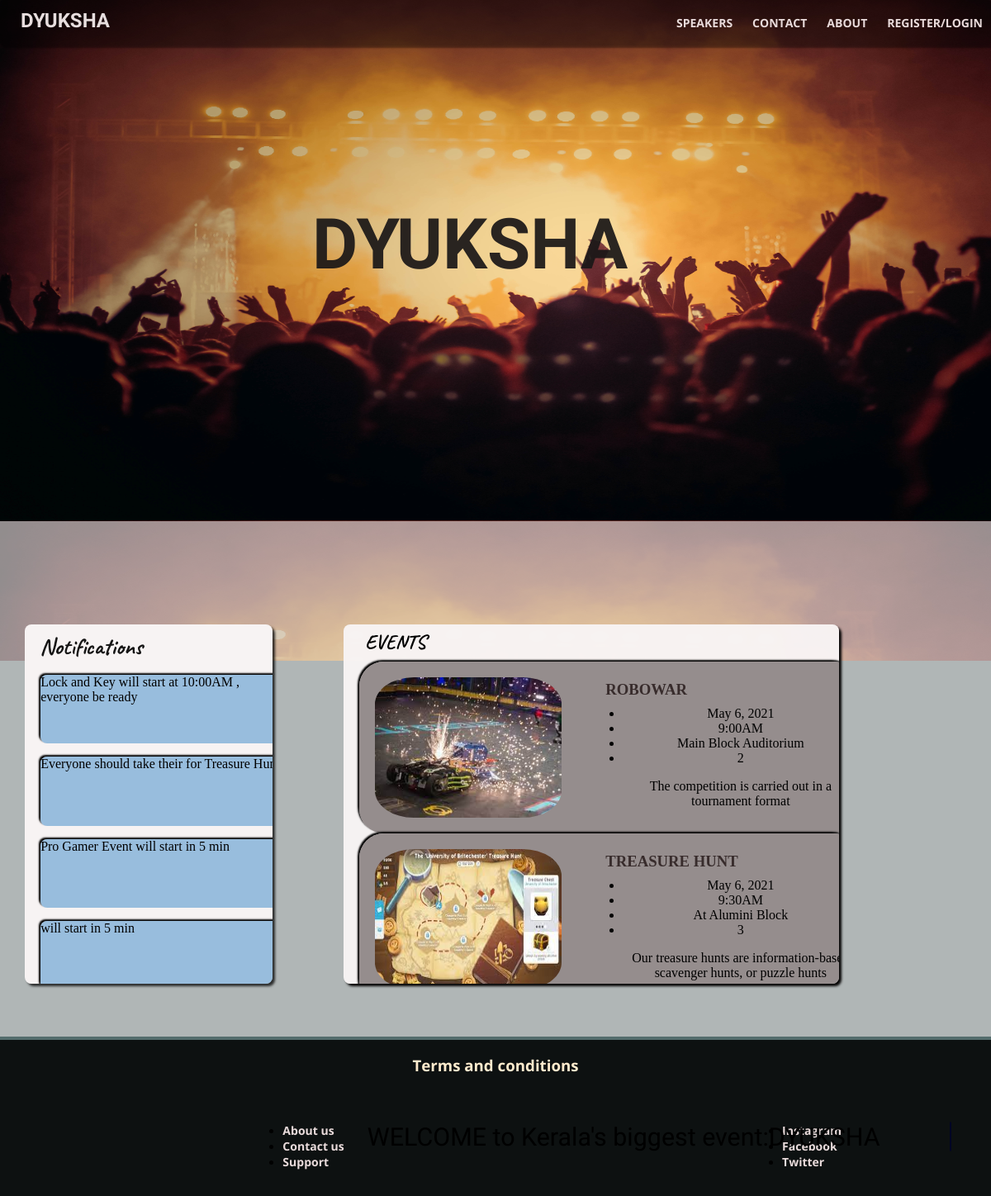
Before: / with the older database file.
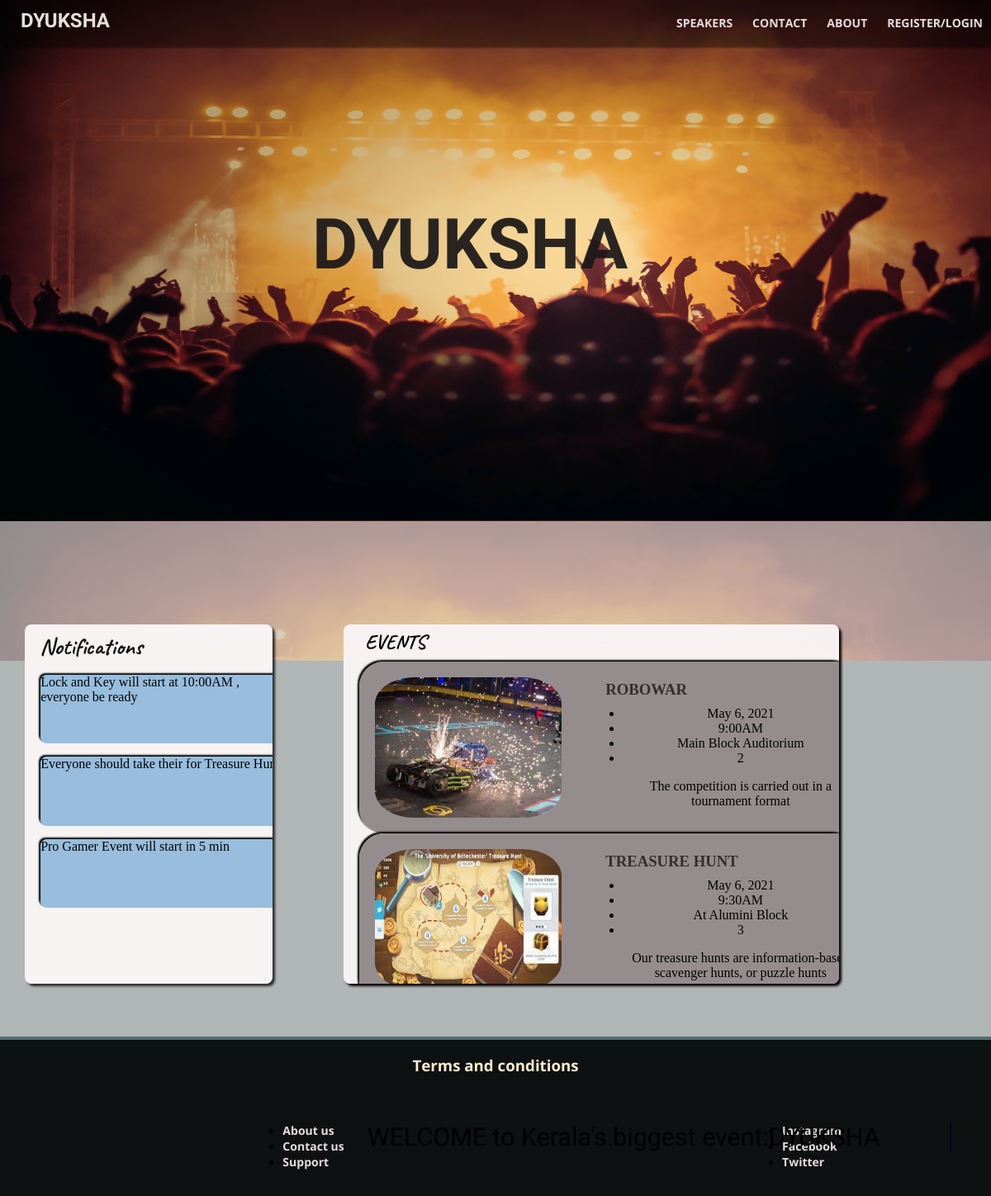
After: the same page with the newer database file.
### homepage/models.py (models this page shows)
class Notifications(models.Model):
    noti = models.CharField(max_length=256)

class EventData(models.Model):
    image = models.ImageField(upload_to='pics')
    event = models.CharField(max_length=255)
    date = models.DateField()
    time = models.CharField(max_length=10)
    location = models.CharField(max_length=200)
    No_of_participants = IntegerField()
    description = models.CharField(max_length=200)

### homepage/views.py (the view)
# urls.py: path("",include('homepage.urls')),
def homepage(request):
    event = EventData.objects.all()
    notif = Notifications.objects.all()
    return render(request,'home.html',{'notif':notif,'events':event})

### template/home.html (shortened to what this page needs)
{% load static %}
<!DOCTYPE html>
<html lang="en">
<head>
    <link rel="stylesheet" href="{% static 'css/home.css' %}">
</head>
<body>
    <div id="main">
        <h1 class="dyuksha" >DYUKSHA</h1>
       <header>
        <h2 class="navhead">DYUKSHA</h2>
        <nav class="nav">
            <ul class="textnav" >
                <li><a href="#">SPEAKERS</a></li>
                <li><a href="#">CONTACT</a></li>
                <li><a href="#">ABOUT</a></li>
                <li><a href="/signup/">REGISTER/LOGIN</a></li>
            </ul>
        </nav>
        </header>
    </div>
    <div class="not1">
        <h4 style="color: rgba(12, 11, 11, 0.966); position:absolute; margin-left: 18px; margin-top: 9px;
        font-size: 28px; font-family: 'Caveat', cursive;">Notifications</h4>
        {% for no in notif %}
            <div class="not2">
                <p>{{no.noti}}</p>
            </div>
        {% endfor %}
    </div>
    <div class="homeevent" >
        <h2 class="jead" style="position: absolute;
        color: black; font-family: 'Caveat', cursive; margin-top: 6px; margin-left: .7cm;">EVENTS</h2>
        {% for eve in events %}
        <div class="eventbox">
            <img  src="{{eve.image.url}}" alt="event image">
            <h3>{{eve.event}}</h3>
            <ul class="eventtext" style="position: absolute; left:7.4cm; top: 1cm; text-decoration: none; text-align: center;">
                <li>{{eve.date}}</li>
                <li>{{eve.time}}</li>
                <li>{{eve.location}}</li>
                <li>{{eve.No_of_participants}}</li>
                <p>{{eve.description}}</p>
            </ul>
        </div>
        {% endfor %}
    </div>
    <div class="last">
        <h3>Terms and conditions</h3>
        <ul class="ul1" style="margin-left: 8cm; margin-top: 1cm; position: absolute; ">
            <li><a style="text-decoration: none;" href="#">About us</a></li>
            <li><a  href="#">Contact us</a></li>
            <li><a href="#">Support</a></li>
        </ul>
        <ul class="ul2" style="margin-left: 24cm; margin-top: 1cm; position: absolute;" >
            <li><a href="#">Instagram</a></li>
            <li><a href="#">Facebook</a></li>
            <li><a href="#">Twitter</a></li>
        </ul>
    </div>
    <p class="line-1 anim-typewriter">WELCOME to Kerala's biggest event:DYUKSHA</p>
</body>
</html>

### static/css/home.css (style rules this page uses)
html,body { margin: 0; padding: 0; background-color: rgb(84, 109, 109); }
#main { position: absolute; background-image: url(../image/homebackground.jpg); width: 100%; height: 100vh; background-size: 1400px 630px; }
header { background-color: rgba(0, 0, 0, 0.432); width: 100%; height: 55px; border-radius: 4px; box-shadow: 3px 3px 2px rgba(0, 0, 0, 0.384); }
.navhead { position: absolute; color:rgb(231, 222, 222); padding: 3px; float: left; margin-left: 22px; margin-top: 8px; font-family: 'Reggae One', cursive; font-weight: 10px; }
.textnav { width: auto; float: right; margin-top: 6px; }
.textnav li { display: inline-block; padding: 12px 10px; border-radius: 7px; }
a { text-align: center; color: rgb(233, 219, 219); font-family: 'Open Sans', sans-serif; font-weight: bolder; text-decoration: none; font-size: 14px; }
div h1 { position: absolute; color: rgba(27, 24, 24, 0.932); font-family: 'Reggae One', cursive; font-size: 85px; left: 10cm; top: 5cm; }
.not1 { position: absolute; height: 11.5cm; background-color: rgb(247, 243, 243); top: 20cm; width: 25%; border-radius: 8px; left: .8cm; box-shadow: 3px 3px 3px rgba(0, 0, 0, 0.76); overflow-y: scroll; }
.not1 .not2 { position: relative; background-color: rgba(68, 142, 202, 0.527); height: 2.2cm; width: 8cm; margin-left: .5cm; top: 1.2cm; border-radius: 8px; box-shadow: -2px -2px 2px rgb(0, 0, 0); }
.homeevent { position: absolute; height:11.5cm; background-color: rgba(248, 244, 244, 0.966); top: 20cm; width: 50%; border-radius: 8px; left: 11cm; box-shadow: 3px 3px 3px rgb(6, 5, 5); overflow-y: scroll; }
.homeevent .eventbox { position: relative; background-color: rgba(124, 114, 114, 0.788); height: 5.5cm; width: 16cm; margin-left: .5cm; top: 1.2cm; border-radius: 30px; box-shadow: -2px -2px 2px black; }
.homeevent .jead { position: absolute; color: black; font-family: 'Texturina', serif; }
.eventbox img { position: absolute; width: 6cm; padding: .5cm; height: 4.5cm; border-radius: 25%; }
.eventbox h3 { position: absolute; color: rgb(56, 44, 44); top: .1cm; left: 7.9cm; }
.last { position: absolute; background-color: rgba(0, 0, 0, 0.849); top:33.3cm; height:5cm; width: 100%; }
.last h3 { text-align: center; color: blanchedalmond; font-family: 'Open Sans', sans-serif; }
.line-1 { position: absolute; top: 95%; left: 30%; width: 24em; margin: 0 auto; border-right: 2px solid rgb(2, 5, 37); font-size: 190%; font-family: 'Reggae One', cursive; text-align: center; white-space: nowrap; overflow: hidden; transform: translateY(-50%); }
.anim-typewriter { animation: typewriter 4s steps(50) 1s 1 normal both, blinkTextCursor 500ms steps(50) infinite normal; }

Changed rows visible on the page:
removed Notifications: noti "will start in 5 min"
